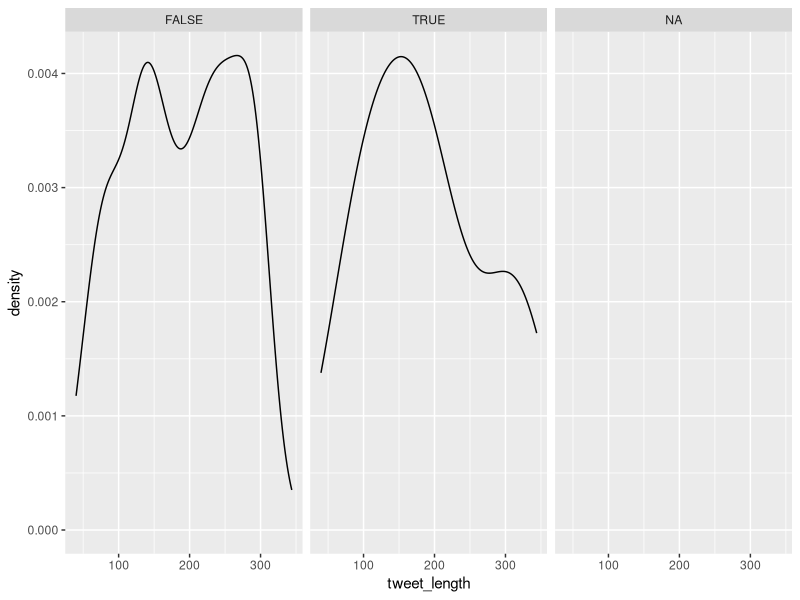

Generate this figure with R:
## ---- chunk 1
# load packages here
library(tidyverse)
library(ggridges)

## ---- chunk 2
# load data here
tweets <- read.csv("data/tweets.csv")
glimpse(tweets)
## ---- chunk 3
glimpse(tweets)
## ---- chunk 4
tweets %>%
  group_by(location) %>%
  mutate(location_tweet_count = n())
  
## ---- chunk 5
tweets %>%
  count(location) %>%
  arrange(desc(n))
## ---- chunk 6
tweets <- tweets %>%
  mutate(tweet_length = nchar(as.character(content)))

ggplot(tweets, aes(x = tweet_length)) + 
  facet_wrap(~verified) + 
  geom_density()


## ---- chunk 7
tweets %>%
  filter(verified == TRUE) %>%
  nrow()
## ---- chunk 8
tweets %>%
  group_by(username) %>%
  mutate(average_like_count = mean(like_count))
  
